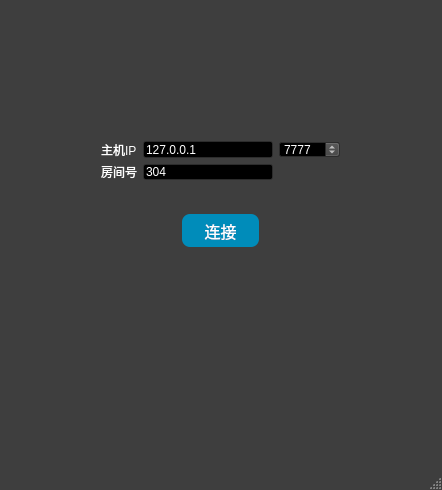
<?xml version="1.0" encoding="UTF-8"?>
<ui version="4.0">
 <class>Client</class>
 <widget class="QMainWindow" name="Client">
  <property name="geometry">
   <rect>
    <x>0</x>
    <y>0</y>
    <width>442</width>
    <height>490</height>
   </rect>
  </property>
  <property name="palette">
   <palette>
    <active>
     <colorrole role="WindowText">
      <brush brushstyle="SolidPattern">
       <color alpha="255">
        <red>255</red>
        <green>255</green>
        <blue>255</blue>
       </color>
      </brush>
     </colorrole>
     <colorrole role="Button">
      <brush brushstyle="SolidPattern">
       <color alpha="255">
        <red>62</red>
        <green>62</green>
        <blue>62</blue>
       </color>
      </brush>
     </colorrole>
     <colorrole role="Light">
      <brush brushstyle="SolidPattern">
       <color alpha="255">
        <red>93</red>
        <green>93</green>
        <blue>93</blue>
       </color>
      </brush>
     </colorrole>
     <colorrole role="Midlight">
      <brush brushstyle="SolidPattern">
       <color alpha="255">
        <red>77</red>
        <green>77</green>
        <blue>77</blue>
       </color>
      </brush>
     </colorrole>
     <colorrole role="Dark">
      <brush brushstyle="SolidPattern">
       <color alpha="255">
        <red>31</red>
        <green>31</green>
        <blue>31</blue>
       </color>
      </brush>
     </colorrole>
     <colorrole role="Mid">
      <brush brushstyle="SolidPattern">
       <color alpha="255">
        <red>41</red>
        <green>41</green>
        <blue>41</blue>
       </color>
      </brush>
     </colorrole>
     <colorrole role="Text">
      <brush brushstyle="SolidPattern">
       <color alpha="255">
        <red>255</red>
        <green>255</green>
        <blue>255</blue>
       </color>
      </brush>
     </colorrole>
     <colorrole role="BrightText">
      <brush brushstyle="SolidPattern">
       <color alpha="255">
        <red>255</red>
        <green>255</green>
        <blue>255</blue>
       </color>
      </brush>
     </colorrole>
     <colorrole role="ButtonText">
      <brush brushstyle="SolidPattern">
       <color alpha="255">
        <red>255</red>
        <green>255</green>
        <blue>255</blue>
       </color>
      </brush>
     </colorrole>
     <colorrole role="Base">
      <brush brushstyle="SolidPattern">
       <color alpha="255">
        <red>0</red>
        <green>0</green>
        <blue>0</blue>
       </color>
      </brush>
     </colorrole>
     <colorrole role="Window">
      <brush brushstyle="SolidPattern">
       <color alpha="255">
        <red>62</red>
        <green>62</green>
        <blue>62</blue>
       </color>
      </brush>
     </colorrole>
     <colorrole role="Shadow">
      <brush brushstyle="SolidPattern">
       <color alpha="255">
        <red>0</red>
        <green>0</green>
        <blue>0</blue>
       </color>
      </brush>
     </colorrole>
     <colorrole role="AlternateBase">
      <brush brushstyle="SolidPattern">
       <color alpha="255">
        <red>31</red>
        <green>31</green>
        <blue>31</blue>
       </color>
      </brush>
     </colorrole>
     <colorrole role="ToolTipBase">
      <brush brushstyle="SolidPattern">
       <color alpha="255">
        <red>255</red>
        <green>255</green>
        <blue>220</blue>
       </color>
      </brush>
     </colorrole>
     <colorrole role="ToolTipText">
      <brush brushstyle="SolidPattern">
       <color alpha="255">
        <red>0</red>
        <green>0</green>
        <blue>0</blue>
       </color>
      </brush>
     </colorrole>
     <colorrole role="PlaceholderText">
      <brush brushstyle="SolidPattern">
       <color alpha="128">
        <red>255</red>
        <green>255</green>
        <blue>255</blue>
       </color>
      </brush>
     </colorrole>
    </active>
    <inactive>
     <colorrole role="WindowText">
      <brush brushstyle="SolidPattern">
       <color alpha="255">
        <red>255</red>
        <green>255</green>
        <blue>255</blue>
       </color>
      </brush>
     </colorrole>
     <colorrole role="Button">
      <brush brushstyle="SolidPattern">
       <color alpha="255">
        <red>62</red>
        <green>62</green>
        <blue>62</blue>
       </color>
      </brush>
     </colorrole>
     <colorrole role="Light">
      <brush brushstyle="SolidPattern">
       <color alpha="255">
        <red>93</red>
        <green>93</green>
        <blue>93</blue>
       </color>
      </brush>
     </colorrole>
     <colorrole role="Midlight">
      <brush brushstyle="SolidPattern">
       <color alpha="255">
        <red>77</red>
        <green>77</green>
        <blue>77</blue>
       </color>
      </brush>
     </colorrole>
     <colorrole role="Dark">
      <brush brushstyle="SolidPattern">
       <color alpha="255">
        <red>31</red>
        <green>31</green>
        <blue>31</blue>
       </color>
      </brush>
     </colorrole>
     <colorrole role="Mid">
      <brush brushstyle="SolidPattern">
       <color alpha="255">
        <red>41</red>
        <green>41</green>
        <blue>41</blue>
       </color>
      </brush>
     </colorrole>
     <colorrole role="Text">
      <brush brushstyle="SolidPattern">
       <color alpha="255">
        <red>255</red>
        <green>255</green>
        <blue>255</blue>
       </color>
      </brush>
     </colorrole>
     <colorrole role="BrightText">
      <brush brushstyle="SolidPattern">
       <color alpha="255">
        <red>255</red>
        <green>255</green>
        <blue>255</blue>
       </color>
      </brush>
     </colorrole>
     <colorrole role="ButtonText">
      <brush brushstyle="SolidPattern">
       <color alpha="255">
        <red>255</red>
        <green>255</green>
        <blue>255</blue>
       </color>
      </brush>
     </colorrole>
     <colorrole role="Base">
      <brush brushstyle="SolidPattern">
       <color alpha="255">
        <red>0</red>
        <green>0</green>
        <blue>0</blue>
       </color>
      </brush>
     </colorrole>
     <colorrole role="Window">
      <brush brushstyle="SolidPattern">
       <color alpha="255">
        <red>62</red>
        <green>62</green>
        <blue>62</blue>
       </color>
      </brush>
     </colorrole>
     <colorrole role="Shadow">
      <brush brushstyle="SolidPattern">
       <color alpha="255">
        <red>0</red>
        <green>0</green>
        <blue>0</blue>
       </color>
      </brush>
     </colorrole>
     <colorrole role="AlternateBase">
      <brush brushstyle="SolidPattern">
       <color alpha="255">
        <red>31</red>
        <green>31</green>
        <blue>31</blue>
       </color>
      </brush>
     </colorrole>
     <colorrole role="ToolTipBase">
      <brush brushstyle="SolidPattern">
       <color alpha="255">
        <red>255</red>
        <green>255</green>
        <blue>220</blue>
       </color>
      </brush>
     </colorrole>
     <colorrole role="ToolTipText">
      <brush brushstyle="SolidPattern">
       <color alpha="255">
        <red>0</red>
        <green>0</green>
        <blue>0</blue>
       </color>
      </brush>
     </colorrole>
     <colorrole role="PlaceholderText">
      <brush brushstyle="SolidPattern">
       <color alpha="128">
        <red>255</red>
        <green>255</green>
        <blue>255</blue>
       </color>
      </brush>
     </colorrole>
    </inactive>
    <disabled>
     <colorrole role="WindowText">
      <brush brushstyle="SolidPattern">
       <color alpha="255">
        <red>31</red>
        <green>31</green>
        <blue>31</blue>
       </color>
      </brush>
     </colorrole>
     <colorrole role="Button">
      <brush brushstyle="SolidPattern">
       <color alpha="255">
        <red>62</red>
        <green>62</green>
        <blue>62</blue>
       </color>
      </brush>
     </colorrole>
     <colorrole role="Light">
      <brush brushstyle="SolidPattern">
       <color alpha="255">
        <red>93</red>
        <green>93</green>
        <blue>93</blue>
       </color>
      </brush>
     </colorrole>
     <colorrole role="Midlight">
      <brush brushstyle="SolidPattern">
       <color alpha="255">
        <red>77</red>
        <green>77</green>
        <blue>77</blue>
       </color>
      </brush>
     </colorrole>
     <colorrole role="Dark">
      <brush brushstyle="SolidPattern">
       <color alpha="255">
        <red>31</red>
        <green>31</green>
        <blue>31</blue>
       </color>
      </brush>
     </colorrole>
     <colorrole role="Mid">
      <brush brushstyle="SolidPattern">
       <color alpha="255">
        <red>41</red>
        <green>41</green>
        <blue>41</blue>
       </color>
      </brush>
     </colorrole>
     <colorrole role="Text">
      <brush brushstyle="SolidPattern">
       <color alpha="255">
        <red>31</red>
        <green>31</green>
        <blue>31</blue>
       </color>
      </brush>
     </colorrole>
     <colorrole role="BrightText">
      <brush brushstyle="SolidPattern">
       <color alpha="255">
        <red>255</red>
        <green>255</green>
        <blue>255</blue>
       </color>
      </brush>
     </colorrole>
     <colorrole role="ButtonText">
      <brush brushstyle="SolidPattern">
       <color alpha="255">
        <red>31</red>
        <green>31</green>
        <blue>31</blue>
       </color>
      </brush>
     </colorrole>
     <colorrole role="Base">
      <brush brushstyle="SolidPattern">
       <color alpha="255">
        <red>62</red>
        <green>62</green>
        <blue>62</blue>
       </color>
      </brush>
     </colorrole>
     <colorrole role="Window">
      <brush brushstyle="SolidPattern">
       <color alpha="255">
        <red>62</red>
        <green>62</green>
        <blue>62</blue>
       </color>
      </brush>
     </colorrole>
     <colorrole role="Shadow">
      <brush brushstyle="SolidPattern">
       <color alpha="255">
        <red>0</red>
        <green>0</green>
        <blue>0</blue>
       </color>
      </brush>
     </colorrole>
     <colorrole role="AlternateBase">
      <brush brushstyle="SolidPattern">
       <color alpha="255">
        <red>62</red>
        <green>62</green>
        <blue>62</blue>
       </color>
      </brush>
     </colorrole>
     <colorrole role="ToolTipBase">
      <brush brushstyle="SolidPattern">
       <color alpha="255">
        <red>255</red>
        <green>255</green>
        <blue>220</blue>
       </color>
      </brush>
     </colorrole>
     <colorrole role="ToolTipText">
      <brush brushstyle="SolidPattern">
       <color alpha="255">
        <red>0</red>
        <green>0</green>
        <blue>0</blue>
       </color>
      </brush>
     </colorrole>
     <colorrole role="PlaceholderText">
      <brush brushstyle="SolidPattern">
       <color alpha="128">
        <red>255</red>
        <green>255</green>
        <blue>255</blue>
       </color>
      </brush>
     </colorrole>
    </disabled>
   </palette>
  </property>
  <property name="windowTitle">
   <string>Client</string>
  </property>
  <property name="windowIcon">
   <iconset>
    <normaloff>icon.ico</normaloff>icon.ico</iconset>
  </property>
  <property name="windowOpacity">
   <double>1.000000000000000</double>
  </property>
  <widget class="QWidget" name="centralWidget">
   <widget class="QStackedWidget" name="stackedWidget">
    <property name="geometry">
     <rect>
      <x>0</x>
      <y>-10</y>
      <width>451</width>
      <height>481</height>
     </rect>
    </property>
    <property name="currentIndex">
     <number>0</number>
    </property>
    <widget class="QWidget" name="ConnectPage">
     <widget class="QPushButton" name="connect">
      <property name="geometry">
       <rect>
        <x>180</x>
        <y>220</y>
        <width>81</width>
        <height>41</height>
       </rect>
      </property>
      <property name="styleSheet">
       <string notr="true">QPushButton {
    background-color: #008cba;
    border-radius: 8px;
    padding: 4px 8px;
    text-align: center;
    text-decoration: none;
    font-size: 16px;
	font: 9pt &quot;Sarasa Term SC&quot;;
    margin: 4px 2px;
    color: white;
}
QPushButton:hover {
    background-color: white;
    border: 2px solid #008cba;
    color: black
}
QPushButton:pressed {
    background-color: #06AD56;
}</string>
      </property>
      <property name="text">
       <string>连接</string>
      </property>
     </widget>
     <widget class="QWidget" name="layoutWidget">
      <property name="geometry">
       <rect>
        <x>90</x>
        <y>140</y>
        <width>261</width>
        <height>61</height>
       </rect>
      </property>
      <layout class="QGridLayout" name="IPadressAndPort">
       <item row="1" column="2">
        <widget class="QLabel" name="label_8">
         <property name="text">
          <string/>
         </property>
        </widget>
       </item>
       <item row="1" column="0">
        <widget class="QLabel" name="RoomIdSet">
         <property name="styleSheet">
          <string notr="true">font: 9pt &quot;Sarasa Term SC&quot;;
color:white;</string>
         </property>
         <property name="text">
          <string>房间号</string>
         </property>
        </widget>
       </item>
       <item row="1" column="1">
        <widget class="QLineEdit" name="lineEdit_roomId">
         <property name="styleSheet">
          <string notr="true">font: 9pt &quot;Sarasa Term SC&quot;;</string>
         </property>
         <property name="text">
          <string>304</string>
         </property>
        </widget>
       </item>
       <item row="0" column="2">
        <widget class="QSpinBox" name="port">
         <property name="styleSheet">
          <string notr="true">font: 9pt &quot;Sarasa Term SC&quot;;</string>
         </property>
         <property name="minimum">
          <number>0</number>
         </property>
         <property name="maximum">
          <number>20000</number>
         </property>
         <property name="singleStep">
          <number>1</number>
         </property>
         <property name="value">
          <number>7777</number>
         </property>
        </widget>
       </item>
       <item row="0" column="0">
        <widget class="QLabel" name="HostIp">
         <property name="styleSheet">
          <string notr="true">font: 9pt &quot;Sarasa Term SC&quot;;
color:white;</string>
         </property>
         <property name="text">
          <string>主机IP</string>
         </property>
        </widget>
       </item>
       <item row="0" column="1">
        <widget class="QLineEdit" name="lineEdit_ip">
         <property name="styleSheet">
          <string notr="true">font: 9pt &quot;Sarasa Term SC&quot;;</string>
         </property>
         <property name="text">
          <string>127.0.0.1</string>
         </property>
        </widget>
       </item>
      </layout>
     </widget>
    </widget>
    <widget class="QWidget" name="ControlPage">
     <widget class="QPushButton" name="tempDn">
      <property name="geometry">
       <rect>
        <x>340</x>
        <y>140</y>
        <width>91</width>
        <height>71</height>
       </rect>
      </property>
      <property name="styleSheet">
       <string notr="true">QPushButton {
    background-color: #555555;
    border-radius: 8px;
    padding: 16px 32px;
    text-align: center;
    text-decoration: none;
    font-size: 16px;
	font: 28pt &quot;Sarasa Term SC&quot;;
    margin: 4px 2px;
    color: white;
}
QPushButton:hover {
    background-color: white;
    border: 2px solid #555555;
    color: black
}
QPushButton:pressed {
    background-color: #06AD56;
}</string>
      </property>
      <property name="text">
       <string>▽</string>
      </property>
     </widget>
     <widget class="QPushButton" name="help">
      <property name="geometry">
       <rect>
        <x>340</x>
        <y>10</y>
        <width>91</width>
        <height>51</height>
       </rect>
      </property>
      <property name="styleSheet">
       <string notr="true">QPushButton {
    border-radius: 8px;
    color: white;
    padding: 8px 16px;
    text-align: center;
    text-decoration: none;
    font-size: 16px;
	font: 10pt &quot;Sarasa Term SC&quot;;
    margin: 4px 2px;
    background-color: green;
    color: black;
    border: 2px solid #e7e7e7;
}
QPushButton:hover {
    background-color: #e7e7e7;
    color: white;
}
QPushButton:pressed {
    background-color: #06AD56;
}
</string>
      </property>
      <property name="text">
       <string>Help</string>
      </property>
     </widget>
     <widget class="QLabel" name="curFee">
      <property name="geometry">
       <rect>
        <x>280</x>
        <y>280</y>
        <width>161</width>
        <height>54</height>
       </rect>
      </property>
      <property name="styleSheet">
       <string notr="true">QLabel {
    border-radius: 8px;
    color: white;
    padding: 12px 24px;
    text-align: center;
    text-decoration: none;
    font-size: 20px;
	font: 10pt &quot;Sarasa Term SC&quot;;
    margin: 4px 2px;
    background-color: black;
    color: white;
}
</string>
      </property>
      <property name="text">
       <string>    当前资费</string>
      </property>
     </widget>
     <widget class="QLabel" name="label_C">
      <property name="geometry">
       <rect>
        <x>210</x>
        <y>190</y>
        <width>121</width>
        <height>81</height>
       </rect>
      </property>
      <property name="styleSheet">
       <string notr="true">QLabel {
    border-radius: 8px;
    color: white;
    padding: 12px 24px;
    text-align: center;
    text-decoration: none;
    font-size: 20px;
	font: 32pt &quot;Sarasa Term SC&quot;;
    margin: 4px 2px;
    background-color: black;
    color: white;
}
</string>
      </property>
      <property name="text">
       <string>°C</string>
      </property>
     </widget>
     <widget class="QLabel" name="label_6">
      <property name="geometry">
       <rect>
        <x>0</x>
        <y>110</y>
        <width>341</width>
        <height>161</height>
       </rect>
      </property>
      <property name="styleSheet">
       <string notr="true">QLabel {
    border-radius: 8px;
    color: white;
    padding: 12px 24px;
    text-align: center;
    text-decoration: none;
    font-size: 30px;
	font: 48pt &quot;Sarasa Term SC&quot;;
    margin: 4px 2px;
    background-color: black;
    color: white;
}
</string>
      </property>
      <property name="text">
       <string/>
      </property>
     </widget>
     <widget class="QPushButton" name="tempUp">
      <property name="geometry">
       <rect>
        <x>340</x>
        <y>70</y>
        <width>91</width>
        <height>71</height>
       </rect>
      </property>
      <property name="styleSheet">
       <string notr="true">QPushButton {
    background-color: #555555;
    border-radius: 8px;
    padding: 16px 32px;
    text-align: center;
    text-decoration: none;
    font-size: 16px;
	font: 28pt &quot;Sarasa Term SC&quot;;
    margin: 4px 2px;
    color: white;
}
QPushButton:hover {
    background-color: white;
    border: 2px solid #555555;
    color: black
}
QPushButton:pressed {
    background-color: #06AD56;
}</string>
      </property>
      <property name="text">
       <string>△</string>
      </property>
     </widget>
     <widget class="QPushButton" name="power">
      <property name="geometry">
       <rect>
        <x>0</x>
        <y>10</y>
        <width>101</width>
        <height>51</height>
       </rect>
      </property>
      <property name="styleSheet">
       <string notr="true">QPushButton {
    border-radius: 8px;
    color: red;
    padding: 12px 24px;
    text-align: center;
    text-decoration: none;
    font-size: 16px;
	font: 10pt &quot;Sarasa Term SC&quot;;
    margin: 4px 2px;
    background-color: red;
    color: black;
    border: 2px solid #f44336;
}
</string>
      </property>
      <property name="text">
       <string>Power</string>
      </property>
     </widget>
     <widget class="QLabel" name="label_11">
      <property name="geometry">
       <rect>
        <x>0</x>
        <y>280</y>
        <width>221</width>
        <height>131</height>
       </rect>
      </property>
      <property name="styleSheet">
       <string notr="true">QLabel {
    border-radius: 8px;
    color: white;
    padding: 12px 24px;
    text-align: center;
    text-decoration: none;
    font-size: 20px;
	font: 10pt &quot;Sarasa Term SC&quot;;
    margin: 4px 2px;
    background-color: black;
    color: white;
}
</string>
      </property>
      <property name="text">
       <string/>
      </property>
     </widget>
     <widget class="QCheckBox" name="workMode">
      <property name="geometry">
       <rect>
        <x>340</x>
        <y>210</y>
        <width>91</width>
        <height>51</height>
       </rect>
      </property>
      <property name="styleSheet">
       <string notr="true">QCheckBox {
    border-radius: 8px;
    color: white;
    padding: 4px 8px;
    text-align: center;
    text-decoration: none;
    font-size: 30px;
	font: 12pt &quot;Sarasa Term SC&quot;;
    margin: 4px 2px;
    background-color: black;
    color: blue;
}

</string>
      </property>
      <property name="text">
       <string>制冷</string>
      </property>
     </widget>
     <widget class="QLabel" name="label_7">
      <property name="geometry">
       <rect>
        <x>0</x>
        <y>280</y>
        <width>81</width>
        <height>57</height>
       </rect>
      </property>
      <property name="styleSheet">
       <string notr="true">QLabel {
    border-radius: 8px;
    color: white;
    text-align: center;
    text-decoration: none;
    font-size: 20px;
	font: 10pt &quot;Sarasa Term SC&quot;;
    margin: 4px 2px;
    background-color: black;
    color: white;
}
</string>
      </property>
      <property name="text">
       <string> 请求风速</string>
      </property>
     </widget>
     <widget class="QLCDNumber" name="setTemp">
      <property name="geometry">
       <rect>
        <x>190</x>
        <y>140</y>
        <width>131</width>
        <height>51</height>
       </rect>
      </property>
      <property name="autoFillBackground">
       <bool>false</bool>
      </property>
      <property name="styleSheet">
       <string notr="true">QLCDNumber {
    border-radius: 8px;
    color: white;
    text-align: center;
    text-decoration: none;
    font-size: 30px;
	font: 48pt &quot;Sarasa Term SC&quot;;
    margin: 4px 2px;
    background-color: black;
    color: white;
}
</string>
      </property>
      <property name="frameShape">
       <enum>QFrame::Box</enum>
      </property>
      <property name="frameShadow">
       <enum>QFrame::Raised</enum>
      </property>
      <property name="lineWidth">
       <number>1</number>
      </property>
      <property name="smallDecimalPoint">
       <bool>true</bool>
      </property>
      <property name="digitCount">
       <number>4</number>
      </property>
      <property name="segmentStyle">
       <enum>QLCDNumber::Flat</enum>
      </property>
      <property name="value" stdset="0">
       <double>20.000000000000000</double>
      </property>
      <property name="intValue" stdset="0">
       <number>20</number>
      </property>
     </widget>
     <widget class="QLCDNumber" name="indoorTemp">
      <property name="geometry">
       <rect>
        <x>-30</x>
        <y>120</y>
        <width>171</width>
        <height>91</height>
       </rect>
      </property>
      <property name="styleSheet">
       <string notr="true">QLCDNumber {
    border-radius: 8px;
    color: white;
    text-align: center;
    text-decoration: none;
    font-size: 30px;
	font: 48pt &quot;Sarasa Term SC&quot;;
    margin: 4px 2px;
    background-color: black;
    color: white;
}
</string>
      </property>
      <property name="smallDecimalPoint">
       <bool>true</bool>
      </property>
      <property name="digitCount">
       <number>4</number>
      </property>
      <property name="segmentStyle">
       <enum>QLCDNumber::Flat</enum>
      </property>
      <property name="value" stdset="0">
       <double>25.000000000000000</double>
      </property>
      <property name="intValue" stdset="0">
       <number>25</number>
      </property>
     </widget>
     <widget class="QLCDNumber" name="totalFee">
      <property name="geometry">
       <rect>
        <x>280</x>
        <y>310</y>
        <width>161</width>
        <height>101</height>
       </rect>
      </property>
      <property name="autoFillBackground">
       <bool>false</bool>
      </property>
      <property name="styleSheet">
       <string notr="true">QLCDNumber {
    border-radius: 8px;
    color: white;
    text-align: center;
    text-decoration: none;
    font-size: 30px;
	font: 48pt &quot;Sarasa Term SC&quot;;
    margin: 4px 2px;
    background-color: black;
    color: white;
}
</string>
      </property>
      <property name="frameShape">
       <enum>QFrame::Box</enum>
      </property>
      <property name="frameShadow">
       <enum>QFrame::Raised</enum>
      </property>
      <property name="lineWidth">
       <number>1</number>
      </property>
      <property name="smallDecimalPoint">
       <bool>true</bool>
      </property>
      <property name="digitCount">
       <number>5</number>
      </property>
      <property name="segmentStyle">
       <enum>QLCDNumber::Flat</enum>
      </property>
      <property name="value" stdset="0">
       <double>0.000000000000000</double>
      </property>
      <property name="intValue" stdset="0">
       <number>0</number>
      </property>
     </widget>
     <widget class="QLabel" name="label_indoor">
      <property name="geometry">
       <rect>
        <x>0</x>
        <y>70</y>
        <width>181</width>
        <height>57</height>
       </rect>
      </property>
      <property name="styleSheet">
       <string notr="true">QLabel {
    border-radius: 8px;
    color: white;
    padding: 12px 24px;
    text-align: center;
    text-decoration: none;
    font-size: 20px;
	font: 12pt &quot;Sarasa Term SC&quot;;
    margin: 4px 2px;
    background-color: black;
    color: white;
}
</string>
      </property>
      <property name="text">
       <string>室内温度</string>
      </property>
     </widget>
     <widget class="QLabel" name="label_set">
      <property name="geometry">
       <rect>
        <x>160</x>
        <y>70</y>
        <width>181</width>
        <height>61</height>
       </rect>
      </property>
      <property name="styleSheet">
       <string notr="true">QLabel {
    border-radius: 8px;
    color: white;
    padding: 12px 24px;
    text-align: center;
    text-decoration: none;
    font-size: 20px;
	font: 12pt &quot;Sarasa Term SC&quot;;
    margin: 4px 2px;
    background-color: black;
    color: white;
}
</string>
      </property>
      <property name="text">
       <string>    设定温度</string>
      </property>
     </widget>
     <widget class="QLabel" name="label_9">
      <property name="geometry">
       <rect>
        <x>130</x>
        <y>280</y>
        <width>81</width>
        <height>57</height>
       </rect>
      </property>
      <property name="styleSheet">
       <string notr="true">QLabel {
    border-radius: 8px;
    color: white;
    text-align: center;
    text-decoration: none;
    font-size: 20px;
	font: 10pt &quot;Sarasa Term SC&quot;;
    margin: 4px 2px;
    background-color: black;
    color: white;
}
</string>
      </property>
      <property name="text">
       <string>工作风速</string>
      </property>
     </widget>
     <widget class="QLCDNumber" name="workWind">
      <property name="geometry">
       <rect>
        <x>140</x>
        <y>330</y>
        <width>61</width>
        <height>51</height>
       </rect>
      </property>
      <property name="styleSheet">
       <string notr="true">QLCDNumber {
    border-radius: 8px;
    color: white;
    text-align: center;
    text-decoration: none;
    font-size: 30px;
	font: 48pt &quot;Sarasa Term SC&quot;;
    margin: 4px 2px;
    background-color: black;
    color: white;
}
</string>
      </property>
      <property name="digitCount">
       <number>1</number>
      </property>
     </widget>
     <widget class="QLCDNumber" name="applyWind">
      <property name="geometry">
       <rect>
        <x>10</x>
        <y>330</y>
        <width>61</width>
        <height>51</height>
       </rect>
      </property>
      <property name="styleSheet">
       <string notr="true">QLCDNumber {
    border-radius: 8px;
    color: white;
    text-align: center;
    text-decoration: none;
    font-size: 30px;
	font: 48pt &quot;Sarasa Term SC&quot;;
    margin: 4px 2px;
    background-color: black;
    color: white;
}
</string>
      </property>
      <property name="digitCount">
       <number>1</number>
      </property>
     </widget>
     <widget class="QPushButton" name="set">
      <property name="geometry">
       <rect>
        <x>100</x>
        <y>420</y>
        <width>91</width>
        <height>51</height>
       </rect>
      </property>
      <property name="styleSheet">
       <string notr="true">QPushButton {
    background-color: #008cba;
    border-radius: 8px;
    padding: 12px 24px;
    text-align: center;
    text-decoration: none;
    font-size: 16px;
	font: 9pt &quot;Sarasa Term SC&quot;;
    margin: 4px 2px;
    color: white;
}
QPushButton:hover {
    background-color: white;
    border: 2px solid #008cba;
    color: black
}
QPushButton:pressed {
    background-color: #06AD56;
}</string>
      </property>
      <property name="text">
       <string>set</string>
      </property>
     </widget>
     <widget class="QPushButton" name="windDn">
      <property name="geometry">
       <rect>
        <x>40</x>
        <y>410</y>
        <width>41</width>
        <height>61</height>
       </rect>
      </property>
      <property name="styleSheet">
       <string notr="true">QPushButton {
    background-color: #555555;
    border-radius: 8px;
    padding: 16px 32px;
    text-align: center;
    text-decoration: none;
    font-size: 16px;
	font: 28pt &quot;Sarasa Term SC&quot;;
    margin: 4px 2px;
    color: white;
}
QPushButton:hover {
    background-color: white;
    border: 2px solid #555555;
    color: black
}
QPushButton:pressed {
    background-color: #06AD56;
}</string>
      </property>
      <property name="text">
       <string>▷</string>
      </property>
     </widget>
     <widget class="QPushButton" name="windUp">
      <property name="geometry">
       <rect>
        <x>0</x>
        <y>410</y>
        <width>41</width>
        <height>61</height>
       </rect>
      </property>
      <property name="styleSheet">
       <string notr="true">QPushButton {
    background-color: #555555;
    border-radius: 8px;
    padding: 16px 32px;
    text-align: center;
    text-decoration: none;
    font-size: 16px;
	font: 28pt &quot;Sarasa Term SC&quot;;
    margin: 4px 2px;
    color: white;
}
QPushButton:hover {
    background-color: white;
    border: 2px solid #555555;
    color: black
}
QPushButton:pressed {
    background-color: #06AD56;
}</string>
      </property>
      <property name="text">
       <string>◁</string>
      </property>
     </widget>
     <zorder>label_indoor</zorder>
     <zorder>label_set</zorder>
     <zorder>label_6</zorder>
     <zorder>label_11</zorder>
     <zorder>label_7</zorder>
     <zorder>tempDn</zorder>
     <zorder>help</zorder>
     <zorder>curFee</zorder>
     <zorder>tempUp</zorder>
     <zorder>power</zorder>
     <zorder>workMode</zorder>
     <zorder>label_C</zorder>
     <zorder>setTemp</zorder>
     <zorder>indoorTemp</zorder>
     <zorder>totalFee</zorder>
     <zorder>label_9</zorder>
     <zorder>workWind</zorder>
     <zorder>applyWind</zorder>
     <zorder>set</zorder>
     <zorder>windDn</zorder>
     <zorder>windUp</zorder>
    </widget>
   </widget>
  </widget>
  <widget class="QStatusBar" name="statusBar"/>
 </widget>
 <layoutdefault spacing="6" margin="11"/>
 <resources/>
 <connections/>
</ui>
